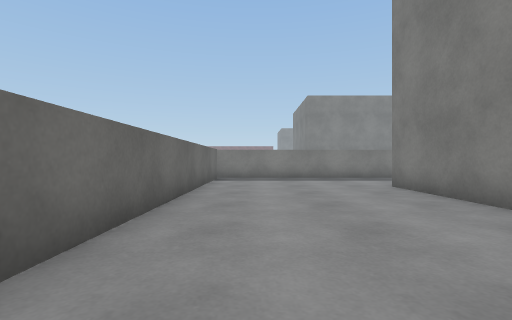
view 1 (above)

22 first-person views from a walk through a 3-D level made in the Unity game engine. The camera is 0.72 m above the floor, looks level and sees 85° across. The floor is counted in squares, 1 m on a side. Each view is taken from the middle of a square. On the plan, view 1 faces up. The plan holds only what a view shows up to about 10 squares ahead; the rest is blank. The place goes on beyond the plan. The player character is not drawn. Surface patterns are stand-ins for the level's own textures.

view 2
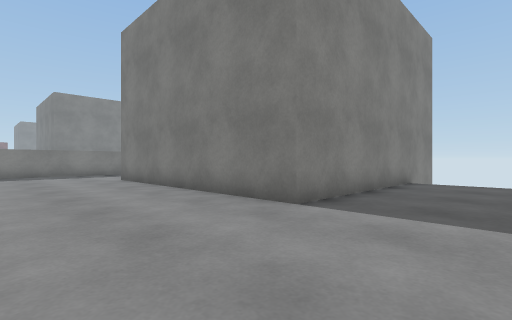

view 3
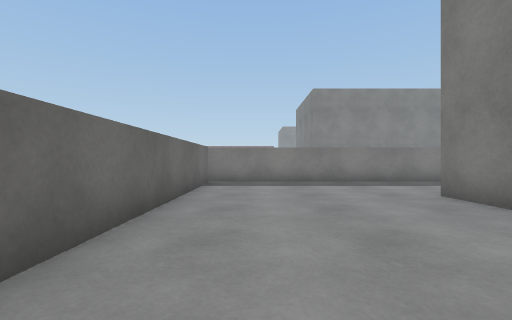

view 4
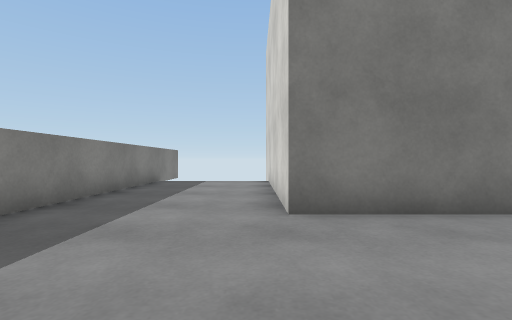

view 5
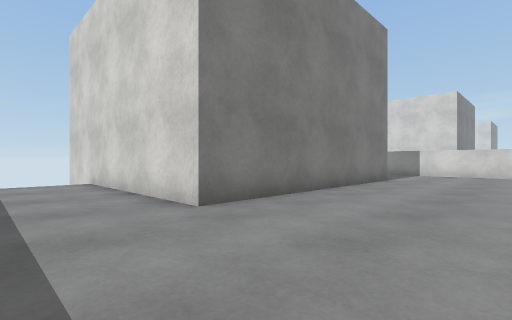

view 6
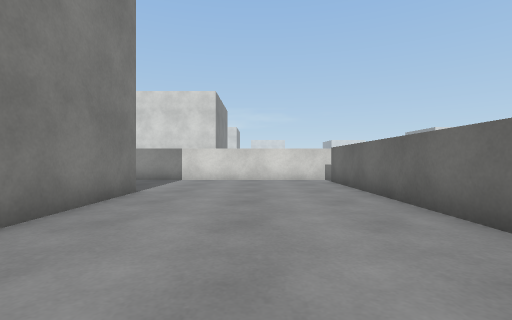

view 7
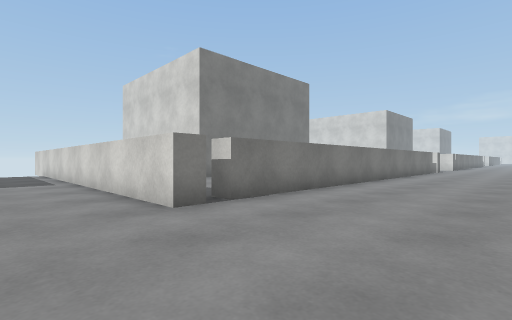

view 8
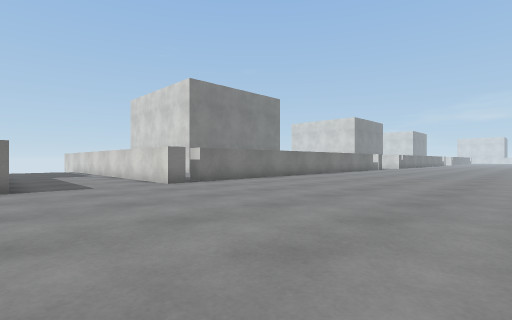

view 9
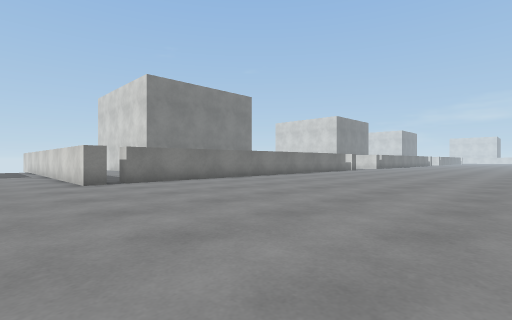

view 10
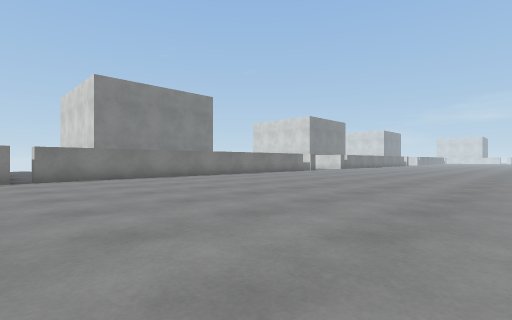

view 11
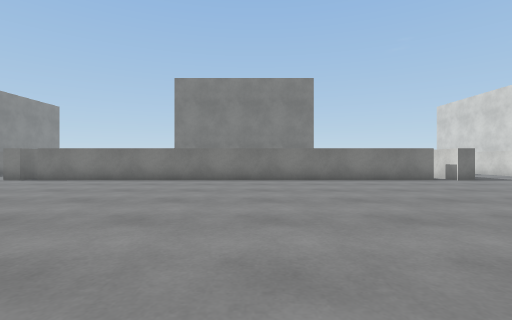

view 12
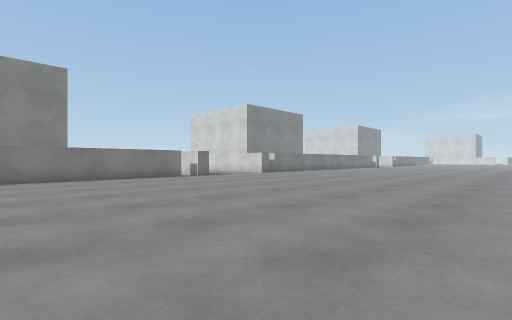

view 13
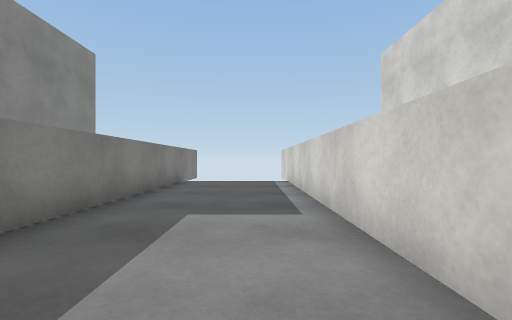

view 14
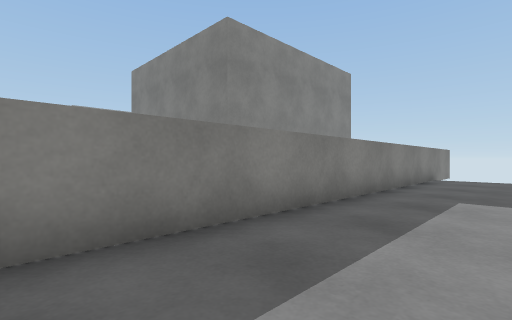

view 15
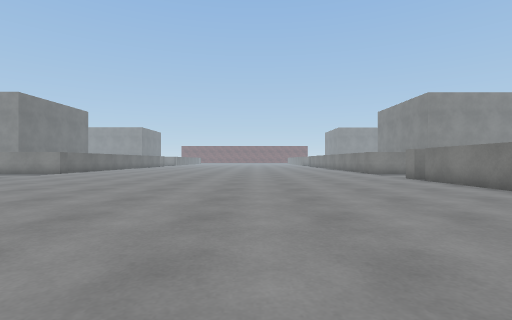

view 16
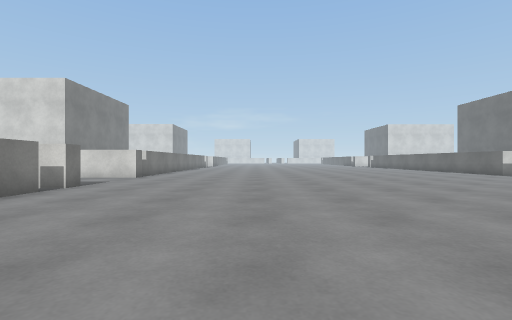

view 17
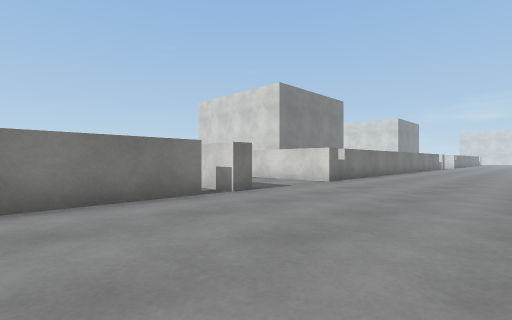

view 18
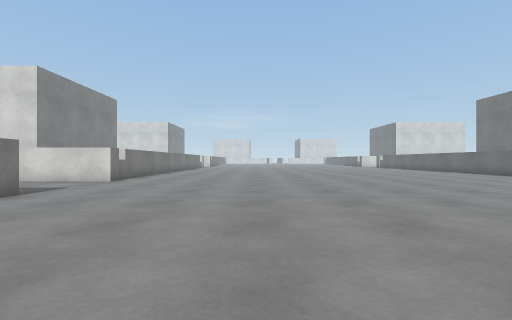

view 19
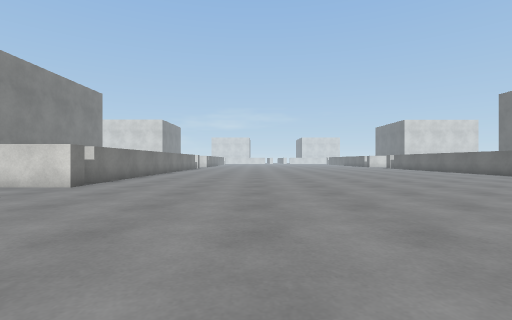

view 20
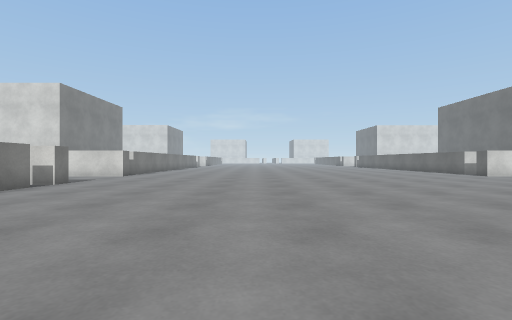

view 21
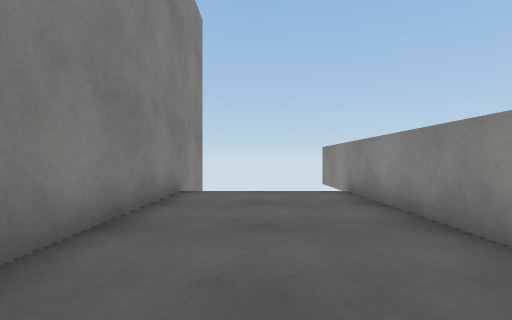

view 22
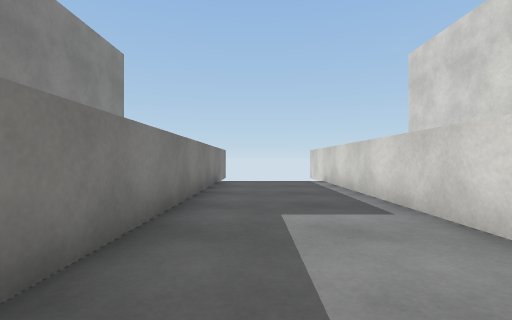

### Floor plan
Key: @ floor where view 1 was taken; . floor; O other object.
Columns run from 16 left of view 1 to 12 right of it. Each row starts with its distance up from view 1.
 16       ........OOOOOOOOOOOOO
 15       ....................
 14      .....................
 13      .....................
 12    ...........OOOOOOOOOOOOO
 11 ..........................O
 10 ..............O...........
  9  .............O...........
  8   ............O...........OOO
  7   ............O.....OOOOOOO
  6    ...........O.....O
  5    ...........O.....O
  4    ...........O.....O
  3    ...........O.....O
  2    ...........O.....O
  1    ...........O.....O
  0    ...........O.@...OOOOOOOOO
 -1    ...........O...........
 -2   ............O...........
 -3   ............O...........
 -4  .............OO OOOOOOOOOOOO
 -5 ...............  .........O
 -6 ..........................
 -7 ..........................
 -8  .........................O
 -9  .............OOOO OOOOOOO
-10  .............O
-11  .............O

Positions as (right, up) in squares from view 1, and headings:
1: (0, 0), facing up
2: (0, -3), facing up-right
3: (0, 2), facing up
4: (0, 8), facing right
5: (0, 10), facing down-right
6: (1, 6), facing down
7: (-6, 14), facing down-right
8: (-10, 16), facing down-right
9: (-11, 14), facing down-right
10: (-13, 12), facing down-right
11: (-12, 3), facing right
12: (-13, 3), facing down-right
13: (0, 13), facing right
14: (-2, 13), facing up-right
15: (-8, 1), facing up
16: (-7, 3), facing down
17: (-7, 0), facing down-right
18: (-7, 1), facing down
19: (-7, -1), facing down
20: (-8, 4), facing down
21: (3, -2), facing right
22: (0, -6), facing right
